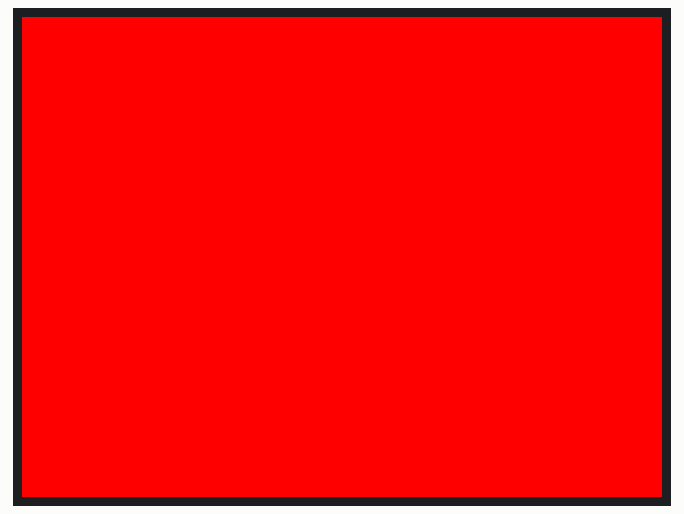
Simulated run of this sketch. Board: ESP32. Parts: 320×240 colour display. What the sketch prints to the serial monitor is not drawn.

Above: at 1.8 s.
At 2.4 s:
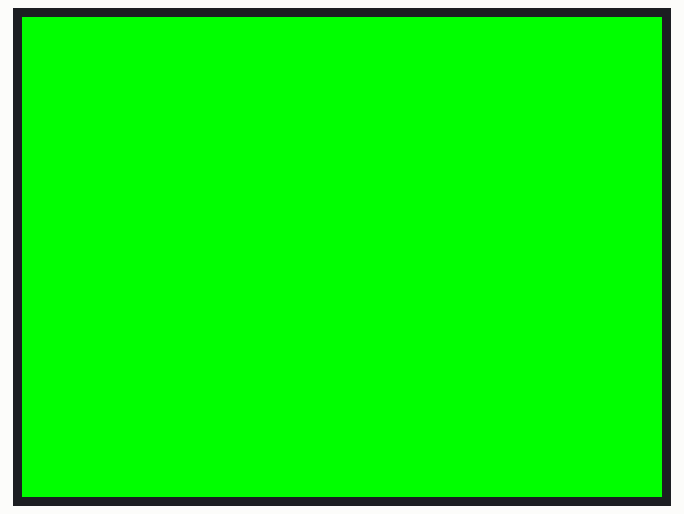
At 3.5 s:
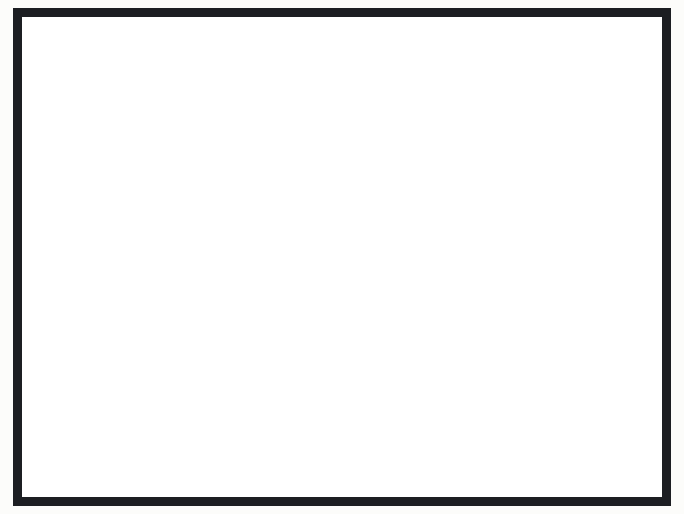
At 4.7 s:
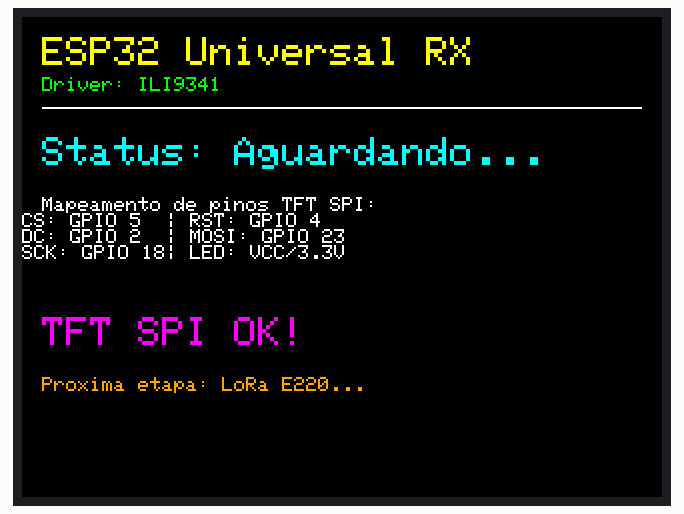
At 7.8 s:
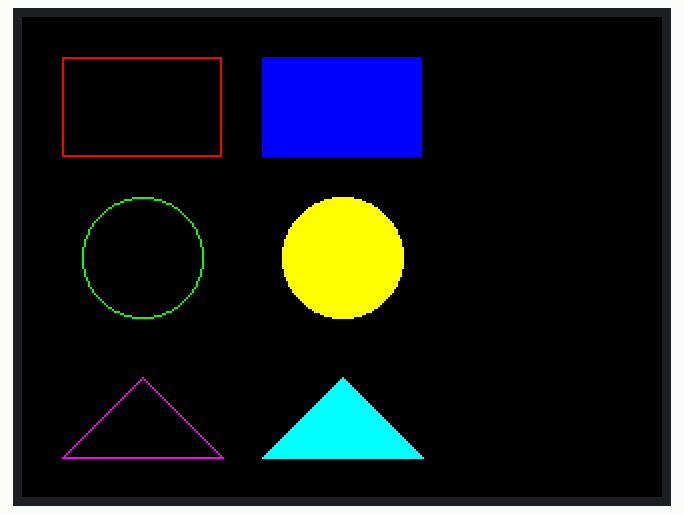
At 10.9 s:
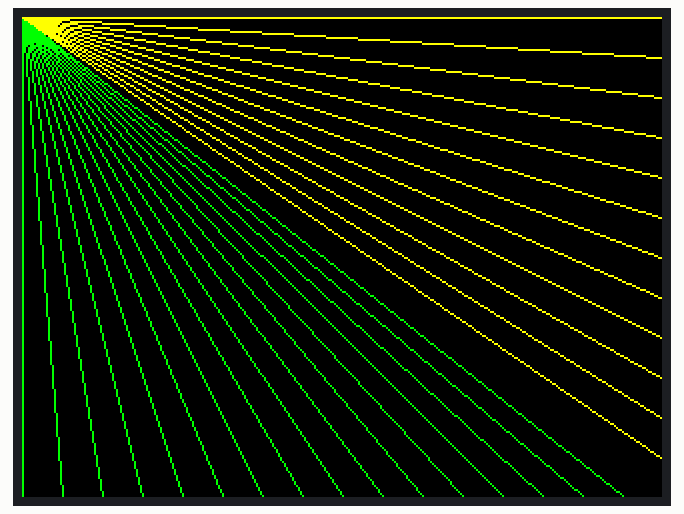

Measured:
- by itself, everything shown: repeats every 12.2 s, in 8 steps
- what the display in image 0 shows lasts 0.6 s, from 1.7 s to 2.3 s
- what the display in image 2 shows lasts 1.1 s, from 3.5 s to 4.6 s
- what the display in image 3 shows lasts 3.1 s, from 4.6 s to 7.7 s
- what the display in image 5 shows lasts 2.5 s, from 10.8 s to 13.3 s

The sketch:

TFT_Test.ino
```cpp
/**
 * ============================================================================
 * PROJETO: Receptor Universal de Dados (ESP32 + TFT SPI 240x320 + LoRa E220)
 * ETAPA 1: Teste e Validação do Funcionamento do Display TFT SPI 240x320 v1.2
 * ============================================================================
 *
 * Conexões Físicas (ESP32 Dev Module <-> TFT SPI 240x320):
 * ----------------------------------------------------------------------------
 *  TFT Pin      | ESP32 GPIO | Descrição
 *  -------------|------------|------------------------------------------------
 *  VCC          | 5V ou 3.3V | Alimentação (Se o display tiver regulador U1, use 5V)
 *  GND          | GND        | Terra Comum
 *  CS           | GPIO 5     | VSPI Chip Select (Seleção do Dispositivo SPI)
 *  RESET (RST)  | GPIO 4     | Controle de Reset Físico
 *  DC (RS)      | GPIO 2     | Data/Command (Seleção de Dados ou Comandos)
 *  SDI (MOSI)   | GPIO 23    | VSPI MOSI (Linha de dados SPI)
 *  SCK (SCLK)   | GPIO 18    | VSPI SCK (Relógio SPI)
 *  LED (BL)     | 3.3V       | Backlight (Luz de fundo, ligado direto ou via resistor)
 *  SDO (MISO)   | GPIO 19    | Opcional (MISO, necessário se for usar Toque/Touch)
 * ----------------------------------------------------------------------------
 *
 * NOTA SOBRE CONTROLADORES (Drivers):
 * A maioria das telas de 240x320 v1.2 usam o driver ILI9341. Algumas mais recentes
 * usam o ST7789. Este código foi estruturado de forma que você possa alternar
 * facilmente entre eles comentando/descomentando as seções abaixo.
 *
 * BIBLIOTECAS REQUERIDAS (Instalar via Gerenciador de Bibliotecas no Arduino IDE):
 * 1. "Adafruit GFX Library" (Mecanismo gráfico base)
 * 2. "Adafruit ILI9341" (Se seu display for ILI9341 - Padrão)
 * 3. "Adafruit ST7735 and ST7789 Library" (Se seu display for ST7789)
 */

#include <SPI.h>
#include <Adafruit_GFX.h>

// ============================================================================
// CONFIGURAÇÃO DO DRIVER - DESCOMENTE APENAS UM DOS DOIS ABAIXO
// ============================================================================
#define USE_ILI9341      // Descomente esta linha para o driver ILI9341 (Padrão)
// #define USE_ST7789    // Descomente esta linha para o driver ST7789

#ifdef USE_ILI9341
  #include <Adafruit_ILI9341.h>
  #define TFT_CS   5
  #define TFT_DC   2
  #define TFT_RST  4
  Adafruit_ILI9341 tft = Adafruit_ILI9341(TFT_CS, TFT_DC, TFT_RST);
  #define DRIVER_NAME "ILI9341"
#elif defined(USE_ST7789)
  #include <Adafruit_ST7789.h>
  #define TFT_CS   5
  #define TFT_DC   2
  #define TFT_RST  4
  Adafruit_ST7789 tft = Adafruit_ST7789(TFT_CS, TFT_DC, TFT_RST);
  #define DRIVER_NAME "ST7789"
#else
  #error "Defina um dos drivers (USE_ILI9341 ou USE_ST7789) no topo do codigo!"
#endif
// ============================================================================

void setup() {
  Serial.begin(115200);
  delay(1000);
  Serial.println("--- Teste do Display TFT SPI 240x320 ---");

  // Inicialização do display baseada no Driver escolhido
  #ifdef USE_ILI9341
    Serial.println("Inicializando com driver ILI9341...");
    tft.begin();
  #elif defined(USE_ST7789)
    Serial.println("Inicializando com driver ST7789...");
    tft.init(240, 320); // Inicializa ST7789 no modo 240x320
  #endif

  // Define a rotação da tela (0 a 3)
  // 1 ou 3 deixa o display em modo paisagem (Landscape)
  // 0 ou 2 deixa em modo retrato (Portrait)
  tft.setRotation(1);

  Serial.println("Display inicializado com sucesso!");
}

void loop() {
  // 1. Limpa a tela com cores sólidas diferentes
  testFillScreen();
  delay(1000);

  // 2. Escreve texto na tela com diferentes tamanhos e cores
  testText();
  delay(3000);

  // 3. Desenha formas geométricas básicas
  testShapes();
  delay(3000);

  // 4. Desenha linhas dinâmicas
  testLines();
  delay(2000);
}

// --- Funções de Teste ---

// Preenche a tela inteira com cores primárias
void testFillScreen() {
  Serial.println("Preenchendo tela com cores primarias...");

  tft.fillScreen(ILI9341_BLACK);
  delay(500);
  tft.fillScreen(ILI9341_RED);
  delay(500);
  tft.fillScreen(ILI9341_GREEN);
  delay(500);
  tft.fillScreen(ILI9341_BLUE);
  delay(500);
  tft.fillScreen(ILI9341_WHITE);
}

// Escreve textos de teste e informações na tela
void testText() {
  Serial.println("Escrevendo texto de teste...");
  tft.fillScreen(ILI9341_BLACK);

  // Cabeçalho
  tft.setCursor(10, 10);
  tft.setTextColor(ILI9341_YELLOW);
  tft.setTextSize(2);
  tft.println("ESP32 Universal RX");

  tft.setCursor(10, 30);
  tft.setTextColor(ILI9341_GREEN);
  tft.setTextSize(1);
  tft.print("Driver: ");
  tft.println(DRIVER_NAME);

  // Linha divisória
  tft.drawFastHLine(10, 45, tft.width() - 20, ILI9341_WHITE);

  // Corpo de texto
  tft.setCursor(10, 60);
  tft.setTextColor(ILI9341_CYAN);
  tft.setTextSize(2);
  tft.println("Status: Aguardando...");

  tft.setCursor(10, 90);
  tft.setTextColor(ILI9341_WHITE);
  tft.setTextSize(1);
  tft.println("Mapeamento de pinos TFT SPI:");
  tft.println("CS: GPIO 5  | RST: GPIO 4");
  tft.println("DC: GPIO 2  | MOSI: GPIO 23");
  tft.println("SCK: GPIO 18| LED: VCC/3.3V");

  tft.setCursor(10, 150);
  tft.setTextColor(ILI9341_MAGENTA);
  tft.setTextSize(2);
  tft.println("TFT SPI OK!");

  tft.setCursor(10, 180);
  tft.setTextColor(ILI9341_ORANGE);
  tft.setTextSize(1.5);
  tft.println("Proxima etapa: LoRa E220...");
}

// Desenha retângulos, círculos e triângulos na tela
void testShapes() {
  Serial.println("Desenhando formas geometricas...");
  tft.fillScreen(ILI9341_BLACK);

  // Retângulos vazios e preenchidos
  tft.drawRect(20, 20, 80, 50, ILI9341_RED);
  tft.fillRect(120, 20, 80, 50, ILI9341_BLUE);

  // Círculos vazios e preenchidos
  tft.drawCircle(60, 120, 30, ILI9341_GREEN);
  tft.fillCircle(160, 120, 30, ILI9341_YELLOW);

  // Triângulos
  tft.drawTriangle(60, 180, 20, 220, 100, 220, ILI9341_MAGENTA);
  tft.fillTriangle(160, 180, 120, 220, 200, 220, ILI9341_CYAN);
}

// Desenha linhas cruzando a tela
void testLines() {
  Serial.println("Desenhando linhas...");
  tft.fillScreen(ILI9341_BLACK);

  int w = tft.width();
  int h = tft.height();

  for (int i = 0; i < w; i += 20) {
    tft.drawLine(0, 0, i, h - 1, ILI9341_GREEN);
  }
  for (int i = 0; i < h; i += 20) {
    tft.drawLine(0, 0, w - 1, i, ILI9341_YELLOW);
  }

  delay(500);
}
```
